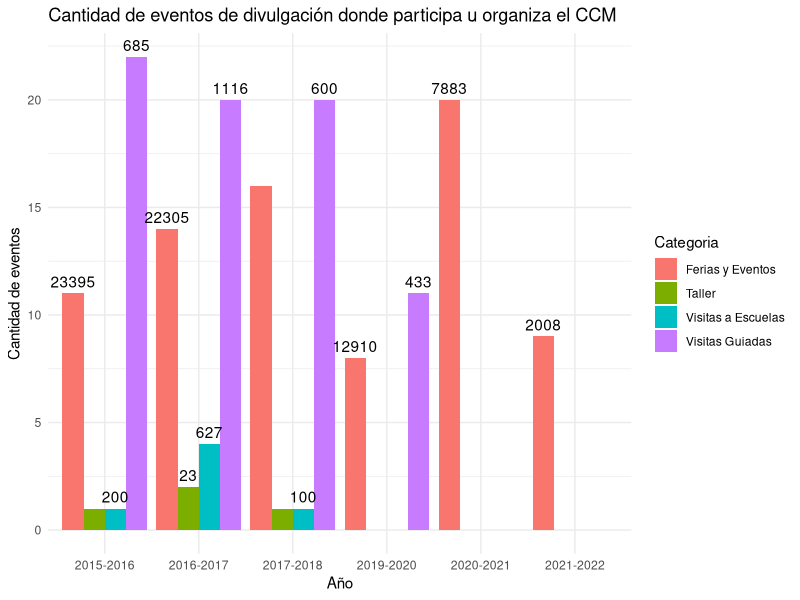

The R script that drew this image:
library(tidyverse)

# Descargar Tabla de Equipo 4 desde el drive como TSV
# Cambiar el nombre de la tabla a divulgacion_CCM.tsv
# Quitarle los acentos en bash: sed -i 'y/áéíóú/aeiou/' divulgacion_CCM.tsv
setwd("Graficas_CCM/Equipo4/") # Poner el directorio apropiado
datos <- read.delim("divulgacion_CCM.tsv", header = TRUE, na.strings = "")


datos$Categoria <- as.factor(datos$Categoria)
eventos <- datos %>%
  group_by(Categoria, Año)%>%
  summarize(Cantidad_Asistentes = sum(Asistentes, na.rm = TRUE),
            Cantidad_Eventos = n())

# Crear todas las combinaciones de Categoría y Año
categorias_unicas <- eventos$Categoria %>% unique()
años_unicos <- eventos$Año %>% unique()
combinaciones <- expand.grid(Categoria = categorias_unicas, Año = años_unicos)

# Realizar el join con el dataframe original
eventos_completo <- left_join(combinaciones, eventos, by = c("Categoria", "Año"))

# Llenar los valores faltantes con ceros
eventos_completo$Cantidad_Asistentes[is.na(eventos_completo$Cantidad_Asistentes)] <- 0
eventos_completo$Cantidad_Eventos[is.na(eventos_completo$Cantidad_Eventos)] <- 0


eventos_completo$Cantidad_Asistentes <- ifelse(eventos_completo$Cantidad_Asistentes == 0, NA,eventos_completo$Cantidad_Asistentes )



e <-ggplot(eventos_completo, aes(x = factor(Año), y = Cantidad_Eventos, fill = Categoria)) +
  geom_bar(stat = "identity", position = "dodge")+
  labs(title = "Cantidad de eventos de divulgación donde participa u organiza el CCM",
       x = "Año",
       y = "Cantidad de eventos") +
  theme_minimal()+
  geom_text(aes(label = Cantidad_Asistentes), position = position_dodge(width=0.9), vjust = -0.5) # Agregar texto encima de las barras
e


